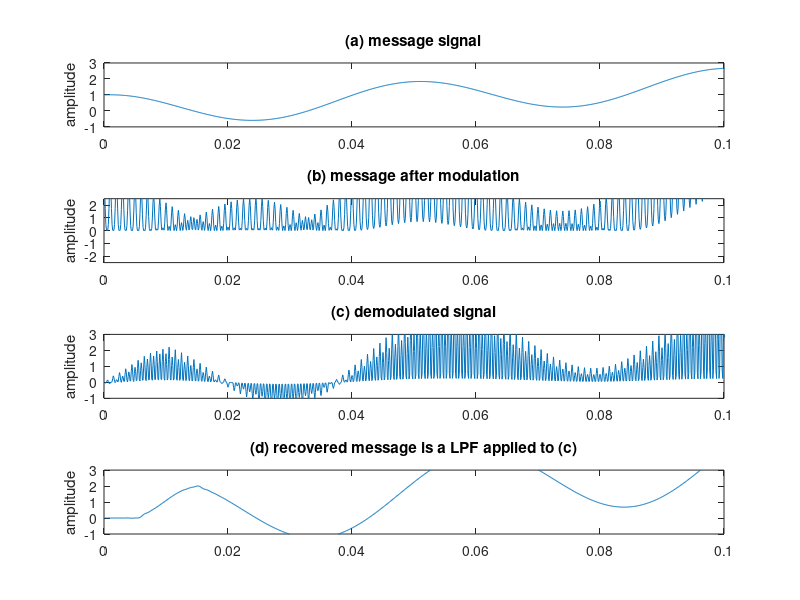

MATLAB code for this plot:
% AM.m suppressed carrier AM with freq and phase offset
time=0.3; Ts=1/10000;               % sampling interval & time
t=Ts:Ts:time; lent=length(t);       % define a time vector
fm=20; fc=1000; c=cos(2*pi*fc*t);   % carrier at freq fc
w=5/lent*(1:lent)+cos(2*pi*fm*t);   % create "message"
v=(w+c).^2;                         % modulate with carrier
                                    %square modulation         
fbe1 = [0 0.18 0.19  0.21 0.22  1  ];
damps1 = [0  0  1   1   0   0  ];
fl = 100;
b1 = firpm(fl, fbe1, damps1);
m1 = filter(b1, 1, v);
gam=0; phi=0;                       % freq & phase offset
c2=cos(2*pi*(fc+gam)*t+phi);        % create cosine for demod
x=m1.*c2;                            % demod received signal
fbe=[0 0.1 0.2 1]; damps=[1 1 0 0]; % LPF design
b=firpm(fl,fbe,damps);      % impulse response of LPF
m=2*filter(b,1,x);                  % LPF the demodulated signal

% used to plot figure
subplot(4,1,1), plot(t,w)
axis([0,0.1, -1,3])
ylabel('amplitude'); title('(a) message signal');
subplot(4,1,2), plot(t,v)
axis([0,0.1, -2.5,2.5])
ylabel('amplitude'); title('(b) message after modulation');
subplot(4,1,3), plot(t,x)
axis([0,0.1, -1,3])
ylabel('amplitude');
title('(c) demodulated signal');
subplot(4,1,4), plot(t,m)
axis([0,0.1, -1,3])
ylabel('amplitude'); title('(d) recovered message is a LPF applied to (c)');
